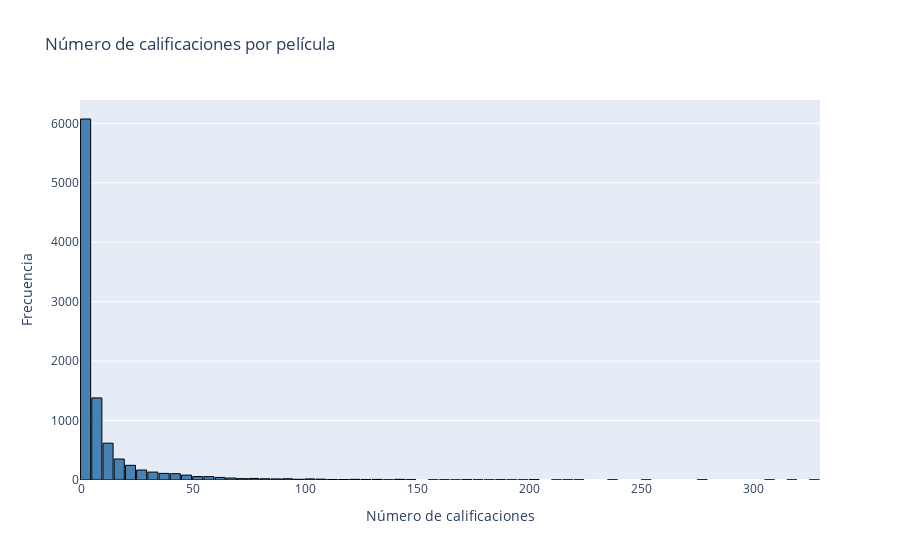

Here is the notebook cell this chart was saved with:
### Code cell
# Crear histograma de calificaciones por película
fig = go.Figure()

fig.add_trace(go.Histogram(
    x=rating_movies['cnt_rat'],
    nbinsx=80,  # Igual que matplotlib
    marker=dict(color='steelblue', line=dict(color='black', width=1))
))

fig.update_layout(
    title="Número de calificaciones por película",
    xaxis_title="Número de calificaciones",
    yaxis_title="Frecuencia",
    bargap=0.1
)

fig.show()

### Figure 1 — Plotly figure (JSON) as saved in the notebook; plotly's stock layout.template omitted (floating-point values rounded to 4 significant figures; data arrays with more than 128 entries replaced by an {"elided": "..."} marker saying what was removed)
{"data": [{"marker": {"color": "steelblue", "line": {"color": "black", "width": 1}}, "nbinsx": 80, "type": "histogram", "x": {"elided": "9724 int values"}}], "layout": {"bargap": 0.1, "title": {"text": "Número de calificaciones por película"}, "xaxis": {"title": {"text": "Número de calificaciones"}}, "yaxis": {"title": {"text": "Frecuencia"}}}}
